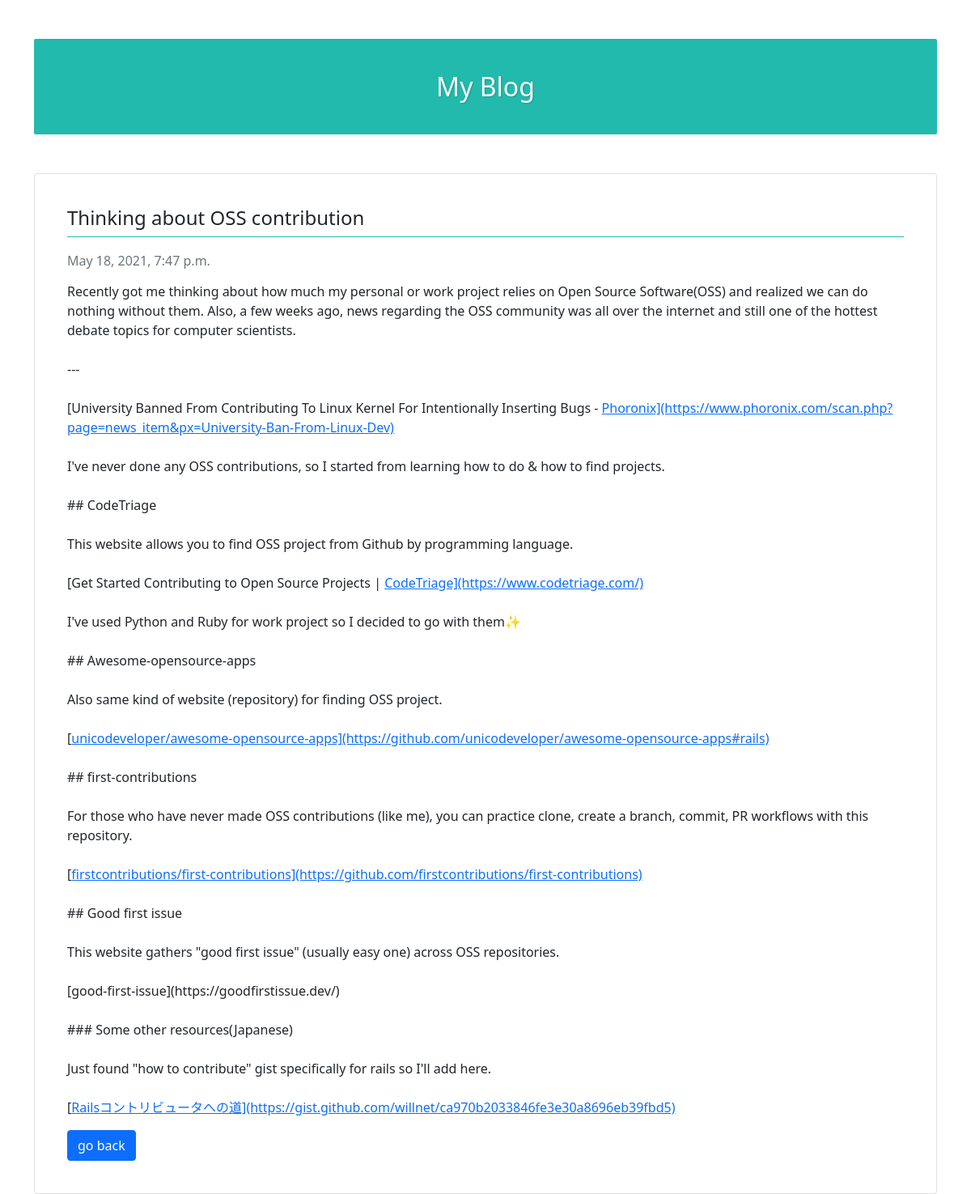
The app's page /posts/1/ with its own data.
### blog/models.py (models this page shows)
class Post(models.Model):
  title = models.CharField(
    "title", max_length=100,
  )
  body = models.TextField("body")
  created_at = models.DateTimeField(
    "作成日時", auto_now_add=True
  )

### blog/views.py (the view)
# urls.py: path('posts/<int:post_id>/', PostDetailView.as_view(), name="post_detail")
class PostDetailView(DetailView):
  model = Post
  pk_url_kwarg = "post_id"
  template_name = "post_detail.html"
  context_object_name = "post"

### blog/templates/post_detail.html (shortened to what this page needs)
{% extends 'base.html' %}
{% block content %}
  <div class="card p-4">
    <div class="card-body">
      <h2 class="card-title">{{ post.title }}</h2>
      <h6 class="card-subtitle mb-3 text-muted">{{ post.created_at }}</h6>
      <p>{{ post.body|linebreaksbr|urlize }}</p>
      <a class="btn btn-primary" href="{% url 'post_list' %}">go back</a>
    </div>
  </div>
{% endblock %}

### blog/static/custom.css (style rules this page uses)
h2.card-title { padding-bottom: 0.5rem; margin-bottom: 1.5rem; font-size: 1.5rem; border-bottom: solid 1px #22baac; }

### records on screen
Post: title "Thinking about OSS contribution", created_at "May 18, 2021, 7:47 p.m.", body "Recently got me thinking about how much my personal or work project relies on Open Source Software(OSS) and realized we can do nothing without them. Also, a few weeks ago, news regarding the OSS community was all over the internet and still one of the hottest debate topics for computer scientists. --- [University Banned From Contributing To Linux Kernel For Intentionally Inserting Bugs - Phoronix](https://www.phoronix.com/scan.php?page=news_item&px=University-Ban-From-Linux-Dev) I've never done any OSS contributions, so I started from learning how to do & how to find projects. ## CodeTriage This website allows you to find OSS project from Github by programming language. [Get Started…"
